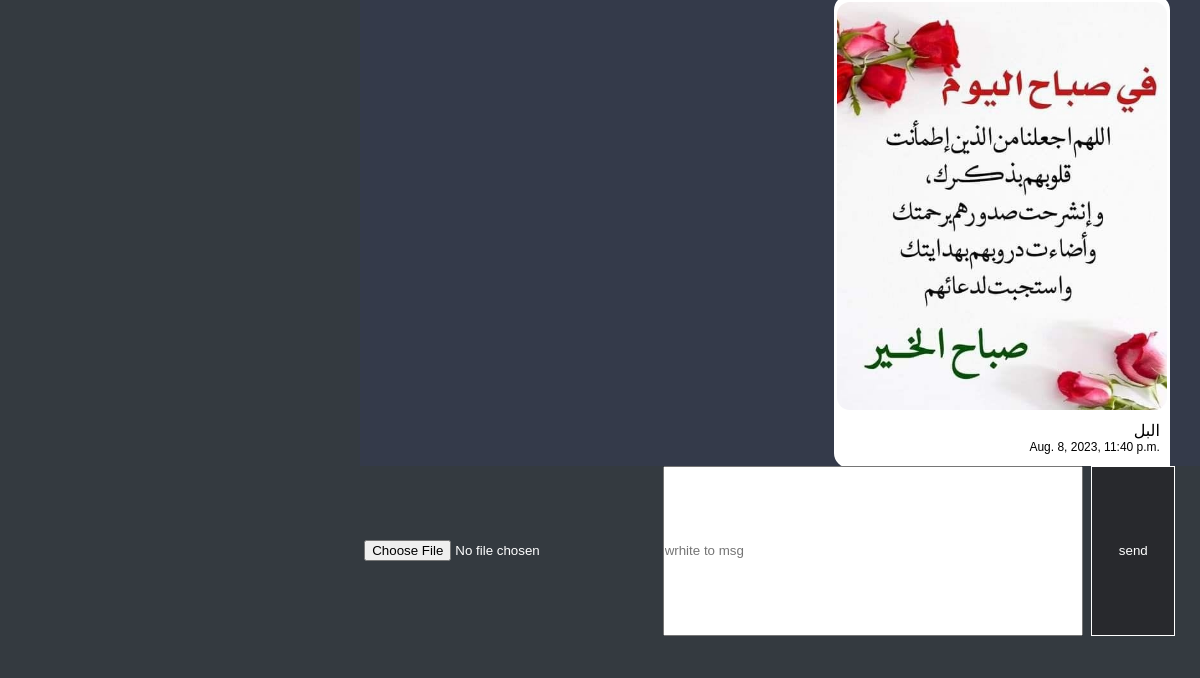
Before: /msg/31/ (lower part) with the older database file.
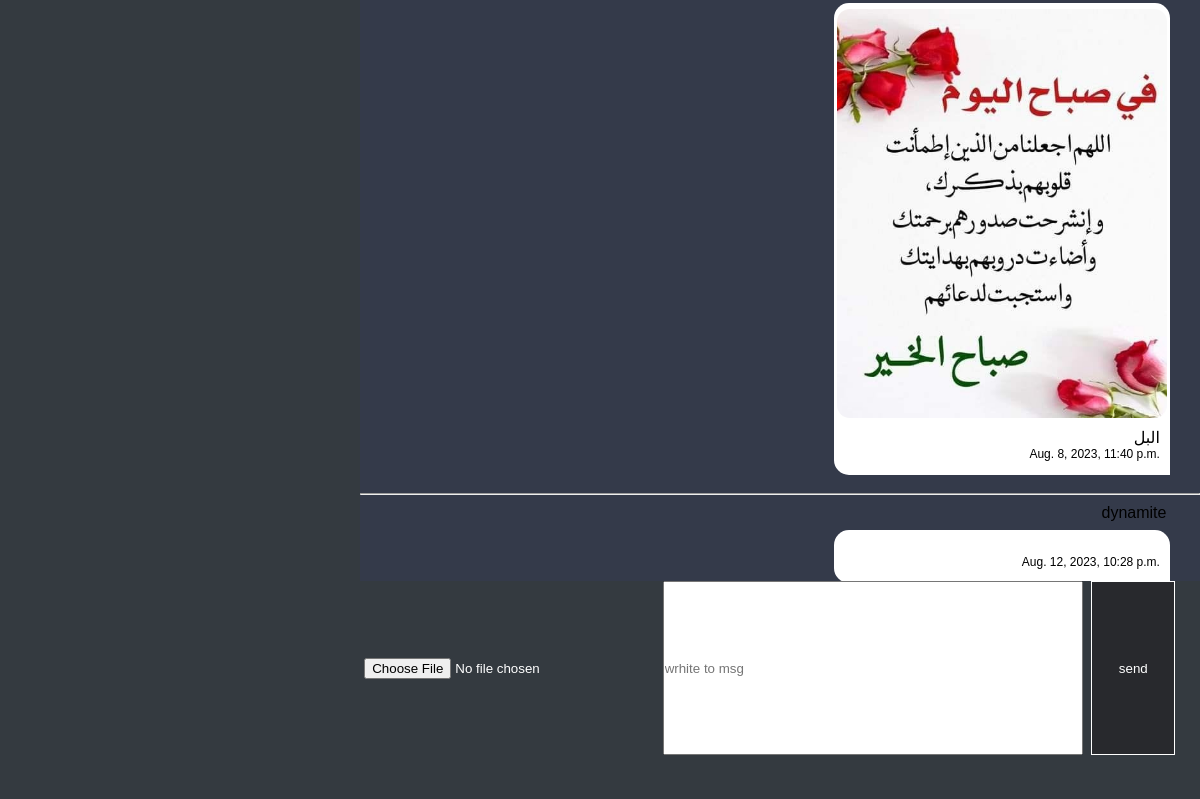
After: the same page with the newer database file.
### chat/models.py (models this page shows)
class Message(models.Model):
    msg = models.TextField(max_length=2400,unique=False,default="")
    created_by = models.ForeignKey(User,related_name="user",on_delete=models.CASCADE)
    created_dt = models.DateTimeField(auto_now_add=True)
    image = models.ImageField(default="pgb.png",null=True,upload_to="images/")

### chat/views.py (the view, shortened to what this page needs)
# urls.py: path("msg/<user_id>/", msg2, name="msg_id"),
def msg2(request,user_id):
    message=Message.objects.all()
    user = User.objects.all()
    user_id = get_object_or_404(User,pk=user_id)
    username = request.user
    context={"message":message,"users":user,"username":username}
    return render(request, 'all_screan.html',context)

### chat/templates/all_screan.html (shortened to what this page needs)
{% extends 'index.html' %}
{% load static %}
{% block title %}<title>msg</title>
<link rel="stylesheet" href="{% static 'css/inputmsg.css' %}">
<link rel="stylesheet" href="{% static 'css/msg.css' %}">
<link rel="stylesheet" href="{% static 'css/pepol.css' %}">
{% endblock %}
        {% block body %}
        <div class="spase_scren">
{% include "includes/pepol.html" %}
        {% if width > 600 %}
            {% if  request.path != '/msg/' %}
                {% comment %}
                {% include "includes/start_page.html"  %}
            {% else %}
             {% endcomment %}
                {% include "includes/msg.html" %}
                {% include "includes/inputmsg.html" %}
            {% endif %}
        {% else %}
            {% if  request.path == '/msg/' %}
                {% include "includes/pepol.html" %}
            {% else %}
                {% include "includes/msg.html" %}
                {% include "includes/inputmsg.html" %}
            {% endif %}
        {% endif %}
        </div>
        {% endblock body %}

### chat/templates/includes/msg.html
<div class="chat_scan">
  <div class="spase_chat">
    {% for message in message %}
    {% if message.created_by  !=  username %}
      <div class="chat_info1">
        <div class="user_name1">
          {% else %}
          <div class="chat_info2">
            <div class="user_name2">
              {% endif %}
          <label>{{message.created_by}}</label>
        </div>
        {% if username !=  message.created_by %}
        <div class="chat_polder1">
          {% else %}
          <div class="chat_polder2">
        {% endif %}
          <div class="div_image">
            <div class="div_image_si">
              {% if message.image %}
                  <img src="{{ message.image.url }}" alt="" srcset="">
                  {% endif %}
            </div>
          </div>
          {% if message.created_by  !=  username %}
          <div class="chat_text1">
      {% else %}
      <div class="chat_text2">
      {%endif%}
            <p>{{message.msg}}</p>
          </div>
        {% if message.image or message.msg %}
          {% if message.created_by  !=  username %}
          <div class="date_msg1">
            {% else %}
            <div class="date_msg2">
                      {%endif%}
            <p>{{message.created_dt}}</p>
            <br>
          </div>
          {% endif %}
        </div>
        <br>
      </div>
      <br>
      <hr>
{% endfor %}
  </div>
</div>

Changed rows visible on the page:
added Message: created_by "dynamite", created_dt "Aug. 12, 2023, 10:28 p.m."
